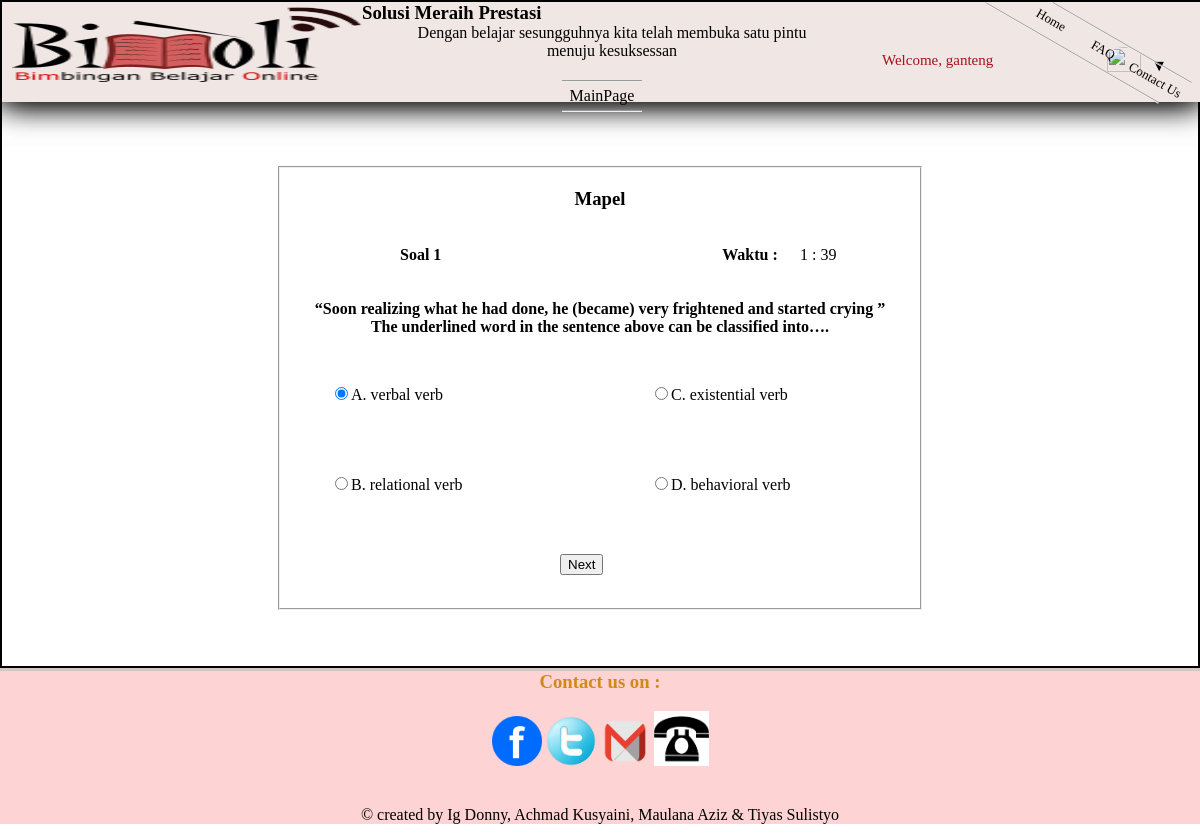
Screenshot of /simulasi-soal.php (signed in) with the database file from the repository.
### tables this page shows
CREATE TABLE IF NOT EXISTS `simulasi_soal` (
  `id` int(11) NOT NULL AUTO_INCREMENT,
  `id_mapel` varchar(3) NOT NULL,
  `mapel` varchar(15) NOT NULL,
  `tingkat` varchar(3) NOT NULL,
  `soal` text NOT NULL,
  `pilihan1` varchar(100) NOT NULL,
  `pilihan2` varchar(100) NOT NULL,
  `pilihan3` varchar(100) NOT NULL,
  `pilihan4` varchar(100) NOT NULL,
  `jawaban` varchar(100) NOT NULL,
  PRIMARY KEY (`id`)
);

### php/cetak_soal.php (the view, shortened to what this page needs)
<?php
    include("connection.php");
    $jumSoal=10;
    if(isset($_GET['page']))
    {
      $noPage = $_GET['page'];
    }
    else $noPage = 1;
    if($noPage>$jumSoal){
      header("location: hasil.php");
    }else {
        $mapel = $_SESSION['soal_mapel'];
        $tingkat = $_SESSION['soal_tingkat'];
        $query = "SELECT * FROM simulasi_soal WHERE mapel='$mapel' AND tingkat='$tingkat' ORDER BY RAND() LIMIT 1";
        $result = mysqli_query($connection, $query);
        if(mysqli_num_rows($result)>0){
          $row = mysqli_fetch_assoc($result);
          echo "
                <h3>Mapel ".$row['mapel']."</h3></br></br>
                <div id='box-timer'>
                  <h4 class='tiime' style='width:100px'>Waktu :</h4>
                  <div id='waktu' class='tiime'>
                    <ul>
                      <li id='menit'></li><li>&nbsp</li>
                      <li id='point'>:</li><li>&nbsp</li>
                      <li id='detik'></li>
                    </ul>
                  </div>
                </div>
                <h4 class='soaal'>Soal ".$noPage."</h4></br></br>
                <h4>".$row['soal']."</h4>
                </br>
                <form action='".$_SERVER['PHP_SELF']."?page=".($noPage+1)."' method='POST'>
                  <div class='menu-pilihan option1'>
                    <input id='pilihan1' type='radio' name='jawaban' Value='".$row['pilihan1']."' checked><label for='pilihan1'>A. ".$row['pilihan1']."</label>
                  </div>
                  <div class='menu-pilihan option2'>
                    <input id='pilihan2' type='radio' name='jawaban' Value='".$row['pilihan2']."'><label for='pilihan2'>B. ".$row['pilihan2']."</label></br>
                  </div>
                  <div class='menu-pilihan option3'>
                    <input id='pilihan3' type='radio' name='jawaban' Value='".$row['pilihan3']."'><label for='pilihan3'>C. ".$row['pilihan3']."</label>
                  </div>
                  <div class='menu-pilihan option4'>
                    <input id='pilihan4' type='radio' name='jawaban' Value='".$row['pilihan4']."'><label for='pilihan4'>D. ".$row['pilihan4']."</label>
                  </div>
                  <input id='button-next' type='submit' name='submit' value='Next'>
                </form>";
        }
   }
?>

### simulasi-soal.php (shortened to what this page needs)
<html>
	<head>
		<link rel="stylesheet" type="text/css" href="css/style.css">
		<link rel="stylesheet" type="text/css" href="css/styleMain.css">
		<link rel="stylesheet" type="text/css" href="css/styleSimulasi.css">
	</head>
	<body>
		<div class="page">
			<div id='wrapper'>
				<div id='header' class='fixed'>
					<div id='headerKiri'>
						<img id='logo' src="images/logo2.png">
					</div>
					<div id='headerTengah'>
						<ul>
							<h3><center>Solusi Meraih Prestasi</center></h3>
						</ul>
						<center>
							<div id='marquee'>
								<marquee>Dengan belajar sesungguhnya kita telah membuka satu pintu menuju kesuksessan</marquee>
							</div>
						</center>
						<span class='menuhead'><a href="main-page.php"><center>MainPage</center></span></a>
					</div>
					<div id='headerKanan'>
						<span class='welcome'>Welcome, <?php echo $_SESSION['login_user']; ?></span>
						<span class='menuLogout' style='margin-top:40px; border:none;'><center id='menuLogout'><img id='user_logo'src="php/cetak_gambar.php">
							<span style='padding-top: 10px; float:right'>&#9660;</span>
							</center>
						</span>
						<div class='menuHeader'>
							<ul>
								<a href="index.php"><li><center>Home</center></li></a>
								<a href="FAQ.php"><li><center>FAQ</center></li></a>
								<a href="contact-us.php"><li style="border:none"><center>Contact Us</center></li></a>
							</ul>
						</div>
						<div id='borderatas' class='menuHeader' ></div>
						<div id='borderbawah' class='menuHeader' ></div>
					</div>
				</div>
				<div id="simulasi-wrapper">
					<center>
						<div id='simulasi-box'>
							<?php include("php/cetak_soal.php");?>
						</div>
					</center>
				</div>
				</div>
			<div class="footer">
				<div>
					<center><h3 style="color:rgba(210, 137, 23, 1)">Contact us on : </h3></br>
						<img src="images/fb.png" style="height:50px" title='Bimoli'>
						<img src="images/twitter.png" style="height:50px" title="@bimoliSolo">
						<img src="images/gmail.png" style="height:50px" title="bimoliSolo@gmail.com">
						<img src="images/phone.png" style="height:55px" title="0271-6756231">
					</center>
					<div style="font-family:Century Ghotic"></br></br><center>&copy created by Ig Donny, Achmad Kusyaini, Maulana Aziz & Tiyas Sulistyo</center></p></div>
				</div>
			</div>
		</div>
	</body>
</html>

### css/style.css (style rules this page uses)
a { text-decoration: none; color:black; }
#user_logo { width: 70%; height: 50%; border-radius: 50%; }
.welcome { float: left; width: 200px; text-decoration: none; margin-top: 50px; color:rgb(166, 18, 29); font-size: 15px; }

### css/styleMain.css (style rules this page uses)
body { margin: 0px auto; background-image:url('images/2.jpeg'); background-position:fixed; background-size:cover; }
.menuLogin, .menuLogout { float: left; margin: 5px; padding: 5px; border: 2px dashed; border-radius: 5px; width: 70px; text-decoration: none; margin-left: 10px; margin-top: 50px }
.menuhead { float: left; margin: 5px; padding: 5px; border-top: 2px groove; border-bottom: 2px groove; width: 70px; text-decoration: none; margin-left: 200px; margin-top: 20px }
#wrapper { border: 2px solid; }
#header { box-shadow: 0px 0px 30px 0px; height: 100px; background: rgba(240, 230, 227, 1); z-index: 1; }
.content h2,h3,p { font-family: Calligraph421 BT; }
.footer { background-color: rgba(252, 162, 162, 0.47); border-top: solid; border-color:rgb(210, 198, 198); }
.fixed { position: fixed; width: 100%; }
.menuHeader>ul>a>li { display: inline; margin: 5px 0; padding: 5px 0; float: left; width: 60px; height: 20px; font-size: small; font-variant: bold; }
.menuHeader { -ms-transform: rotate(30deg); -webkit-transform: rotate(30deg); transform: rotate(30deg); position: absolute; right: 10px; top: 30px; }
#headerKiri { float: left; width:350px; height:100%; padding-left: 10px; padding-top: 5px; }
#headerTengah { float: left; width:500px; height:100%; margin-right: 20px; }
#marquee { width: 400px; }
#logo { width: 100%; height: 75%; }
ul, h3, body, h4 { margin: 0; padding: 0; }
#borderatas { border-bottom: 2px groove; width: 160px; right: 0; top: 40; }
#borderbawah { border-bottom: 2px groove; width: 200px; right: 0; top: 50; margin-right: 30px; }

### css/styleSimulasi.css (style rules this page uses)
#simulasi-wrapper { height: 500px; }
#simulasi-box { width: 600px; height: 400px; border: 2px groove; padding: 20px; margin: 4em; }
.menu-pilihan { position: absolute; margin: 30px 30px; width: 250px; text-align: justify; }
.option2 { margin-top: 120px; }
.option3 { margin-left: 350px; }
.option4 { margin-top: 120px; margin-left: 350px; }
#box-timer { width: 200px; float: right; }
ul { list-style: none; display: inline-flex; }
.soaal { width: 400px; text-align: left; }
.tiime { float: left; }
#button-next { position: absolute; margin-top: 200px; margin-left: -40px; }

### rows the page displays
simulasi_soal: soal "“Soon realizing what he had done, he (became) very frightened and started crying ” The underlined word in the sentence above can be classified into….", pilihan1 "verbal verb", pilihan2 "relational verb", pilihan3 "existential verb", pilihan4 "behavioral verb"

### other values shown
$_SESSION['login_user'] "ganteng"
$noPage "1"
